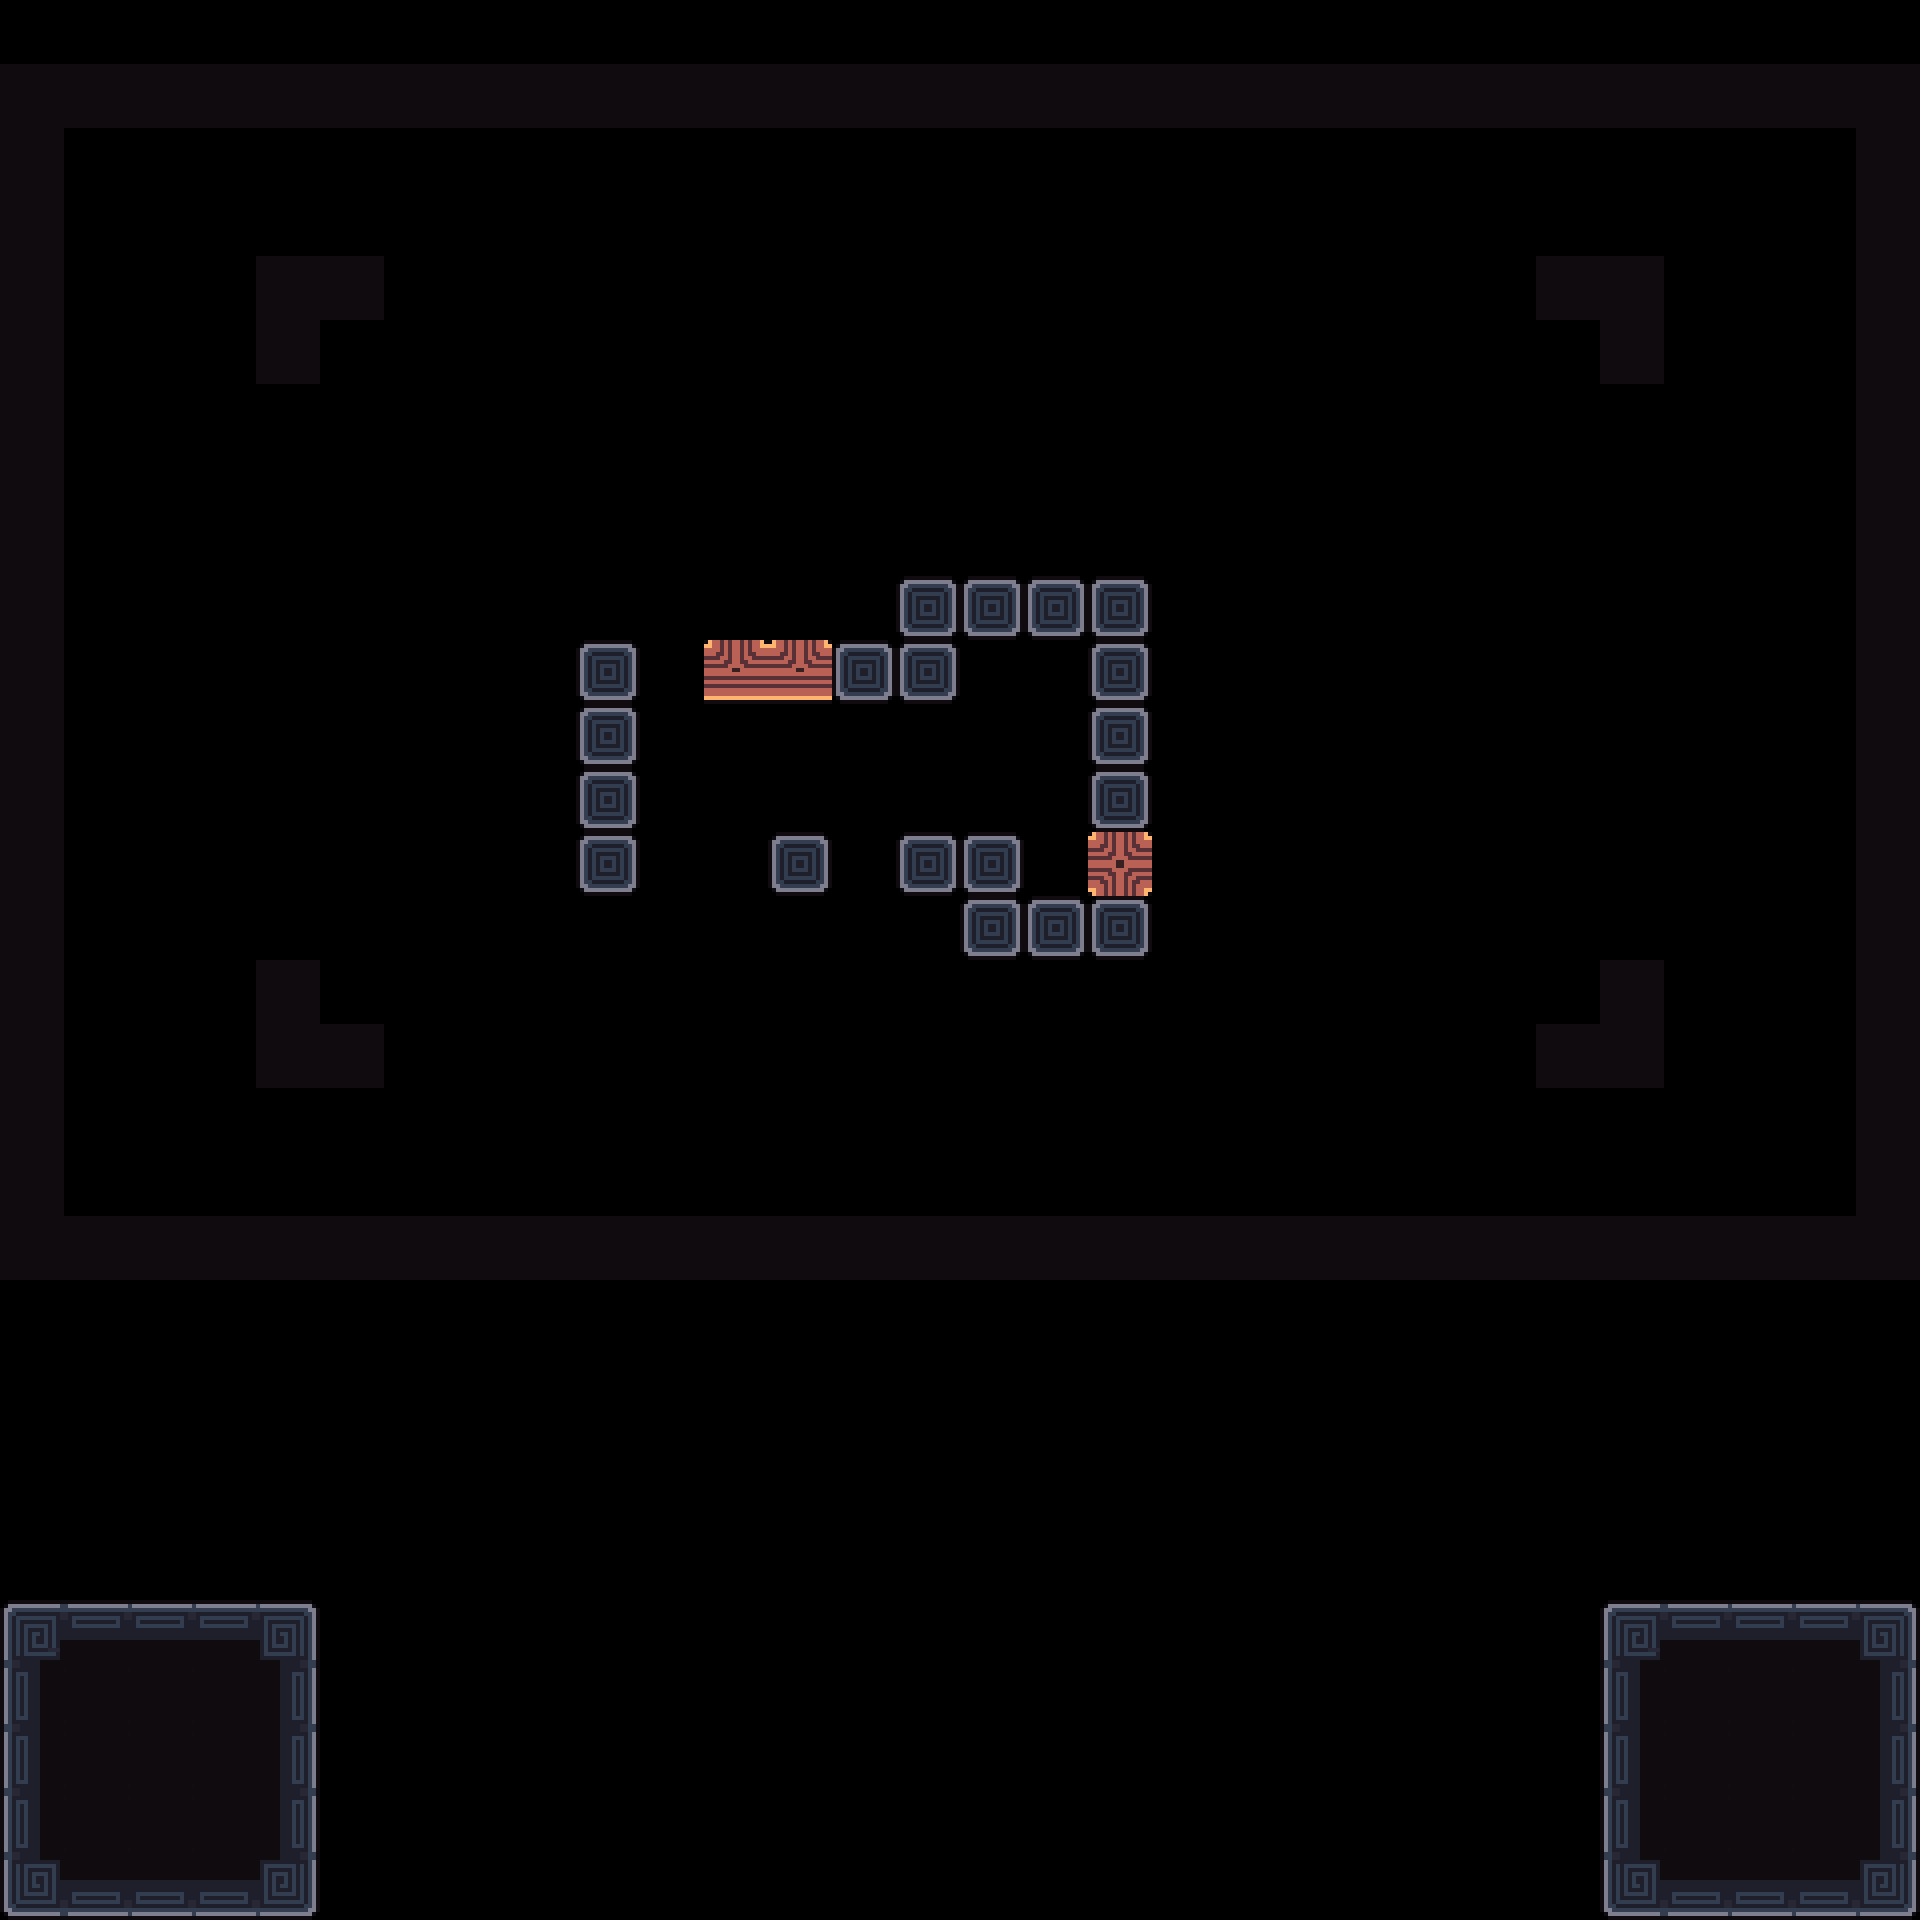

Below is a game level as drawn by its tile map, then a one-line description and the .tmx that defines it (tile-layer data replaced by summaries):
An orthogonal 30x30 tile map with 64x64 px tiles, 4 tile layers (Decoration, Main, Exit, Border) and 11 objects (4x 1, 3x Spike, Camera1, Camera2, Win, ...).

<map version="1.10" tiledversion="1.11.2" orientation="orthogonal" renderorder="right-down" width="30" height="30" tilewidth="64" tileheight="64" infinite="0" nextlayerid="8" nextobjectid="117">
 <tileset firstgid="1" source="../tilesets/tileset_d.tsx" />
 <objectgroup id="4" name="Triggers" visible="0">
  <object id="23" name="Camera1" x="960" y="672">
   <point />
  </object>
  <object id="24" name="Camera2" x="704" y="480">
   <point />
  </object>
  <object id="28" name="Win" x="0" y="64" width="1920" height="1216" />
  <object id="29" name="Unactive" x="0" y="1600" width="320" height="320" />
  <object id="106" name="Data" type="1" x="0" y="0" width="63.6932" height="63.6932">
   <properties>
    <property name="bg" value="blue" />
    <property name="level_number" type="int" value="0" />
    <property name="level_unlock" value="0" />
   </properties>
  </object>
 </objectgroup>
 <layer id="3" name="Decoration" width="30" height="30">
  <data>[900 cells, 2 non-empty, 1 distinct tile ids]</data>
 </layer>
 <layer id="7" name="Main" width="30" height="30">
  <data>[900 cells, 72 non-empty, 12 distinct tile ids]</data>
 </layer>
 <layer id="6" name="Exit" width="30" height="30">
  <data>[900 cells, 0 non-empty, 0 distinct tile ids]</data>
 </layer>
 <objectgroup id="2" name="Entities">
  <object id="107" name="Player0" type="1" x="1024" y="832" width="63.6932" height="63.6932" />
  <object id="112" name="Battery" type="1" x="1344" y="384" width="63.6932" height="63.6932" />
  <object id="113" name="Player1" type="1" x="1024" y="640" width="63.6932" height="63.6932" />
  <object id="114" name="Spike" x="640" y="576" width="63.5" height="63.5" />
  <object id="115" name="Spike" x="640" y="896" width="63.5" height="63.5" />
  <object id="116" name="Spike" x="1152" y="256" width="63.5" height="63.5" />
 </objectgroup>
 <layer id="1" name="Border" width="30" height="30">
  <data>[900 cells, 106 non-empty, 1 distinct tile ids]</data>
 </layer>
</map>
